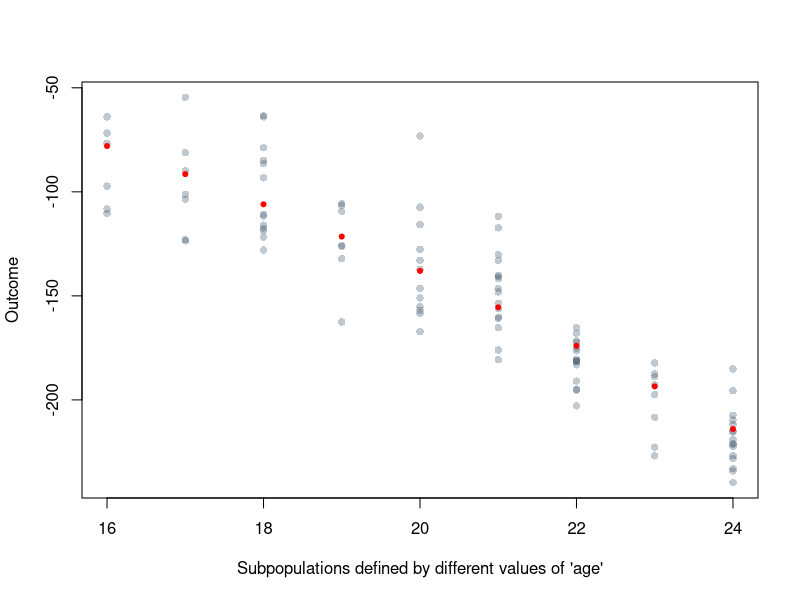
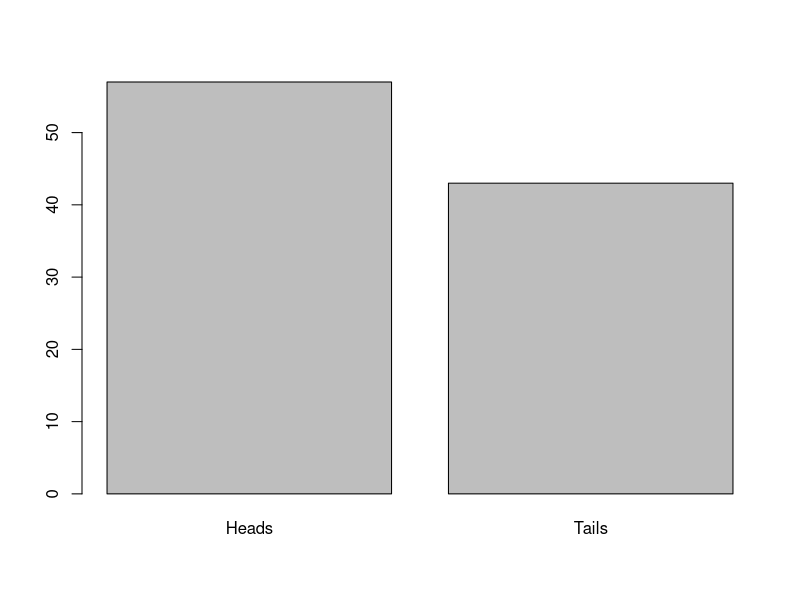
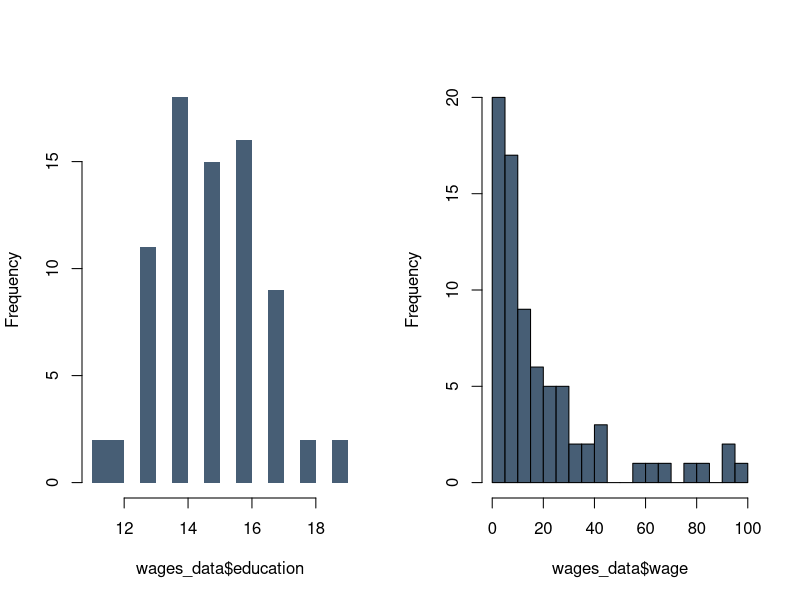
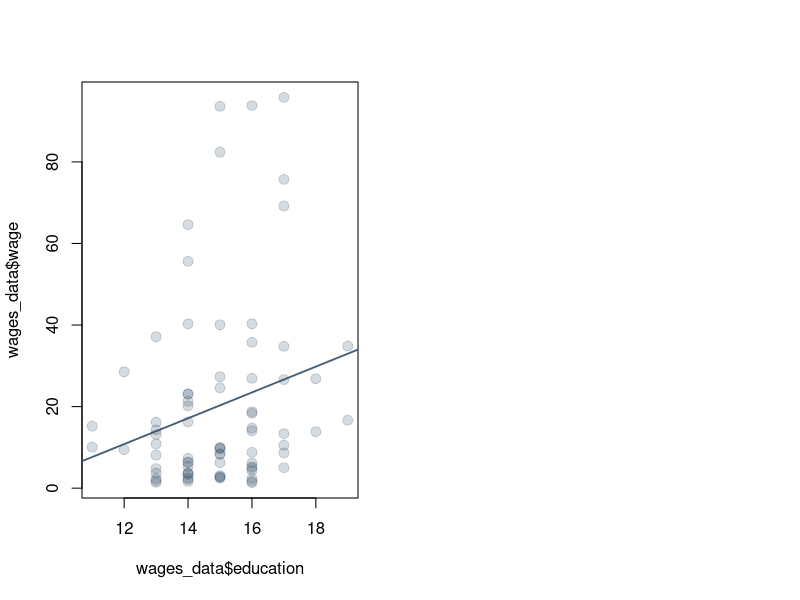
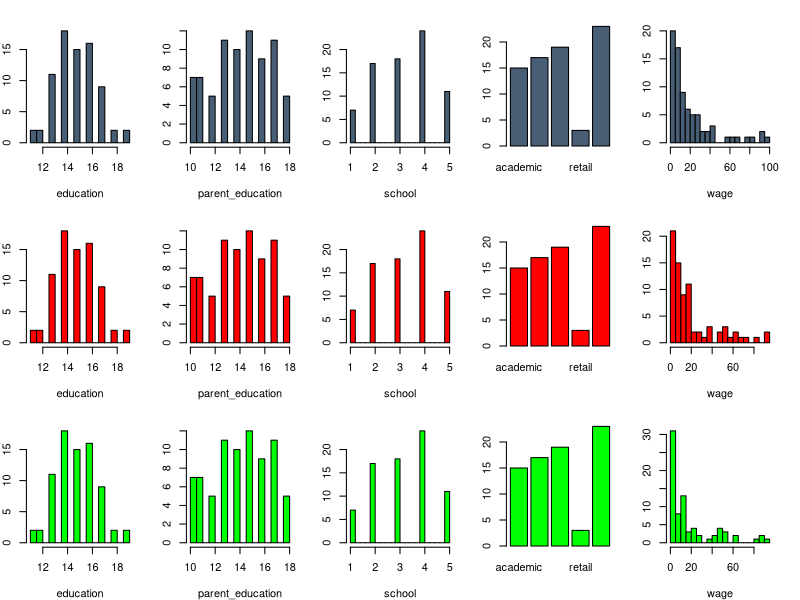
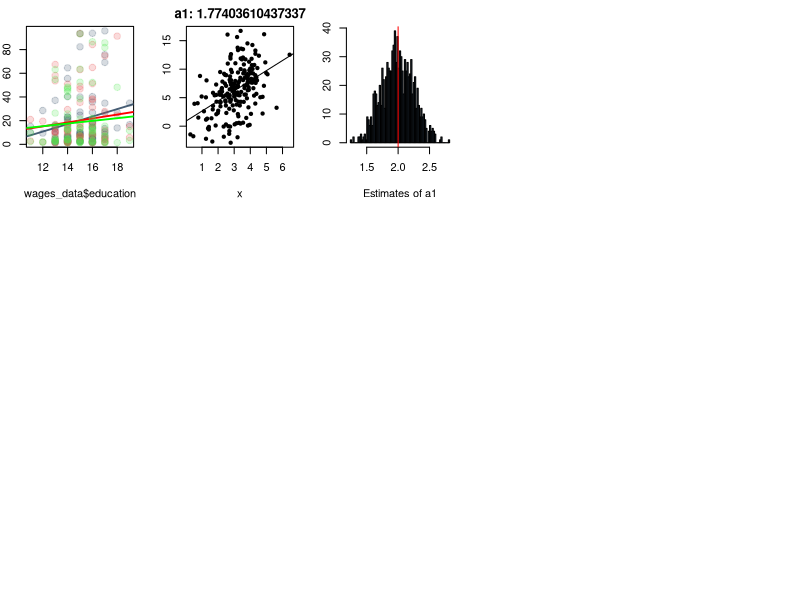

The R source for these figures, in order:
## ---- chunk 1
set.seed(123)  # fix the random number generator
age_range <- 16:24
age <- sample(x=age_range, size=100, replace=TRUE)  # draw 100 integers randomly
y <- 2 + 3 * age - 0.5*age^2 + rnorm(100, 0, 20)  # y as linear additive function of x
plot(age, y,  # plot x vs y (draws points by default)
     col=rgb(0.2, 0.3, 0.4, 0.3),  # color of the points
     pch=16,  # point character, 16 is a small dot
     xlab="Subpopulations defined by different values of 'age'",
     ylab="Outcome")  
y_ticks <- 2 + 3 * age_range - 0.5 * age_range^2
points(age_range, y_ticks, col="red", pch=20)  # adds average y for evey ticks value
## ---- chunk 2
coin_tosses <- table(rbinom(n=100, size=1, prob=c(0.5,0.5)))
barplot(coin_tosses, names.arg=c("Heads", "Tails"))
## ---- chunk 3
wages_data <- read.csv("../data/wage_sample1.csv")
par(mfrow=c(1,2))  # set graphics options to 1 row and 2 columns
cblue <- rgb(0.2, 0.3, 0.4, 0.9)  # define a color
# 1st histogram
hist(wages_data$education, 
     breaks=20,  # group datarange into 20 bins
     col=cblue,  # fill color of the bars
     border=NA,  # no border color for the bars
     main=""  # no title above the plot
     )
# 2nd histogram
hist(wages_data$wage, breaks=20, col=cblue, main="")
## ---- chunk 4
ablue <- rgb(0.2, 0.3, 0.4, 0.2)
plot(x=wages_data$education, y=wages_data$wage,
     col=ablue,  # last number is the alpha (0.2)
     pch=20,  # plotting ‘character’. 20 is solid bullet
     cex=2  # character (or symbol) expansion. Size of the symbol
     )
reg1 <- lm(wage~education, data=wages_data) 
abline(reg1, lwd=1.8, col=cblue)
## ---- chunk 5
wages_data2 <- read.csv("../data/wage_sample2.csv")
wages_data3 <- read.csv("../data/wage_sample3.csv")
reg2 <- lm(wage~education, data=wages_data2) 
reg3 <- lm(wage~education, data=wages_data3) 
## ---- chunk 6
par(mfrow=c(3,5),  # 3 rows, 2 columns
    mar=c(4,2,2,2)  # slightly adjust margins
    )
draw_hist_row <- function(data, color, nbreaks=20) {
   with(data, hist(education, main="", breaks=nbreaks, col=color))
   with(data, hist(parent_education, main="", breaks=nbreaks, col=color))
   with(data, hist(school, main="", breaks=nbreaks, col=color))
   tab_occ <- table(data[, "occupation"])
   barplot(tab_occ, main="", col=color)
   with(data, hist(wage, main="", breaks=nbreaks, col=color))
}
draw_hist_row(data=wages_data, color=cblue)
draw_hist_row(data=wages_data2, color="red")
draw_hist_row(data=wages_data3, color="green")
## ---- chunk 7
plot(x=wages_data$education, y=wages_data$wage,col=ablue, pch=20, cex=2)
abline(reg1, lwd=1.8, col=cblue)
points(x=wages_data2$education, y=wages_data2$wage,col=rgb(.9,.3,0.3, 0.2), pch=20, cex=2)
abline(reg2, lwd=1.8, col="red")
points(x=wages_data3$education, y=wages_data3$wage, col=rgb(.3,.9,0.3, 0.2), pch=20, cex=2)
abline(reg3, lwd=1.8, col="green")
## ---- chunk 8
set.seed(9870137)
n <- 200
x <- rnorm(n=n, mean=3, sd=1)
z <- rnorm(n=n, mean=1, sd=1)
v <- rnorm(n=n, mean=2, sd=1)
y = 1 + 2 * x + 3 * z - 2 * v

reg_ex <- lm(y~x)
x_coeff <- coef(reg_ex)["x"]
plot(x, y, pch=20, main=paste("a1:", x_coeff))
abline(reg_ex)
## ---- chunk 9
coef(lm(y ~ x + v + z))
## ---- chunk 10
reps <- 1000
a1_sim <- vector(mode="numeric", length=reps)
for (i in 1:reps){
  z <- rnorm(n=n, mean=1, sd=1)
  v <- rnorm(n=n, mean=2, sd=1)
  y = 1 + 2 * x + 3 * z - 2 * v
  a1_sim[i] <- coef(lm(y~x))["x"]
}
hist(a1_sim, breaks=100, main="", xlab="Estimates of a1", col=cblue)
abline(v=2,col="red")
